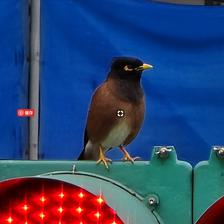
#> input picture myna/common_myna/common_myna01.jpg, 224 x 224 px
$ python -i augmentation.py   (imports and definitions only)
#> lines starting #> are read from the running program, lines starting #| are printed output that depends on the picture
import random
import numpy as np
from PIL import Image, ImageEnhance, ImageOps


def random_flip(img):
    if random.random() < 0.5:
        img = ImageOps.mirror(img)
    if random.random() < 0.2:
        img = ImageOps.flip(img)
    return img


def random_rotate(img, max_angle=25):
    angle = random.uniform(-max_angle, max_angle)
    return img.rotate(angle, resample=Image.BICUBIC, expand=False)


def random_crop_resize(img, scale=(0.8, 1.0)):
    w, h = img.size
    scale_factor = random.uniform(scale[0], scale[1])
    new_w = int(w * scale_factor)
    new_h = int(h * scale_factor)
    if new_w >= w or new_h >= h:
        return img
    left = random.randint(0, w - new_w)
    top = random.randint(0, h - new_h)
    img_cropped = img.crop((left, top, left + new_w, top + new_h))
    return img_cropped.resize((w, h), Image.Resampling.LANCZOS)


def random_color(img):
    if random.random() < 0.5:
        enhancer = ImageEnhance.Brightness(img)
        img = enhancer.enhance(random.uniform(0.7, 1.3))
    if random.random() < 0.5:
        enhancer = ImageEnhance.Contrast(img)
        img = enhancer.enhance(random.uniform(0.8, 1.2))
    if random.random() < 0.3:
        enhancer = ImageEnhance.Color(img)
        img = enhancer.enhance(random.uniform(0.8, 1.2))
    return img


def add_gaussian_noise(img, mean=0.0, std=5.0):
    arr = np.array(img).astype(np.float32)
    noise = np.random.normal(mean, std, arr.shape)
    arr += noise
    arr = np.clip(arr, 0, 255).astype(np.uint8)
    return Image.fromarray(arr)


def random_augment(img):
    """Apply 1-3 random augmentation ops and return a PIL Image."""
    if not isinstance(img, Image.Image):
        img = Image.fromarray(img)
    ops = [random_flip, random_rotate, random_crop_resize, random_color, add_gaussian_noise]
    random.shuffle(ops)
    n_ops = random.randint(1, 3)
    out = img.copy()
    for op in ops[:n_ops]:
        out = op(out)
    return out

>>> import cv2
>>> picture = cv2.imread('common_myna/common_myna01.jpg', cv2.IMREAD_GRAYSCALE)
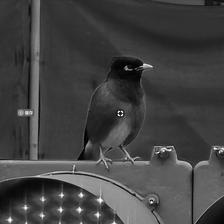
#> picture: shape (224, 224); min 0, max 255, mean 66.1
>>> result = random_color(picture)

$ run again, on myna/common_myna/common_myna02.jpg
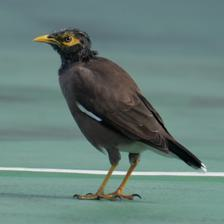
#> input picture myna/common_myna/common_myna02.jpg, 224 x 224 px
#> `picture = cv2.imread('common_myna/common_myna01.jpg', cv2.IMREAD_GRAYS..`:
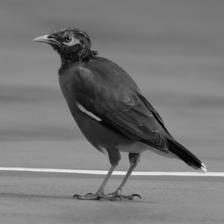
#> picture: shape (224, 224); min 0, max 241, mean 118.4

$ run again, on myna/common_myna/common_myna03.jpg
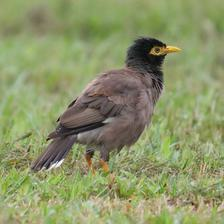
#> input picture myna/common_myna/common_myna03.jpg, 224 x 224 px
#> `picture = cv2.imread('common_myna/common_myna01.jpg', cv2.IMREAD_GRAYS..`:
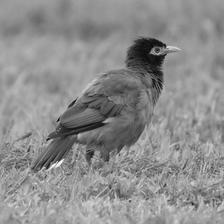
#> picture: shape (224, 224); min 4, max 255, mean 141

$ run again, on myna/common_myna/common_myna04.jpg
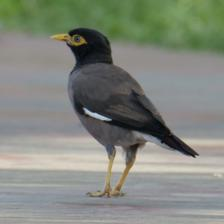
#> input picture myna/common_myna/common_myna04.jpg, 224 x 224 px
#> `picture = cv2.imread('common_myna/common_myna01.jpg', cv2.IMREAD_GRAYS..`:
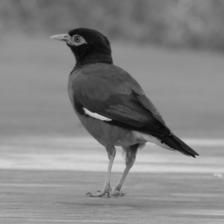
#> picture: shape (224, 224); min 6, max 218, mean 131.9
